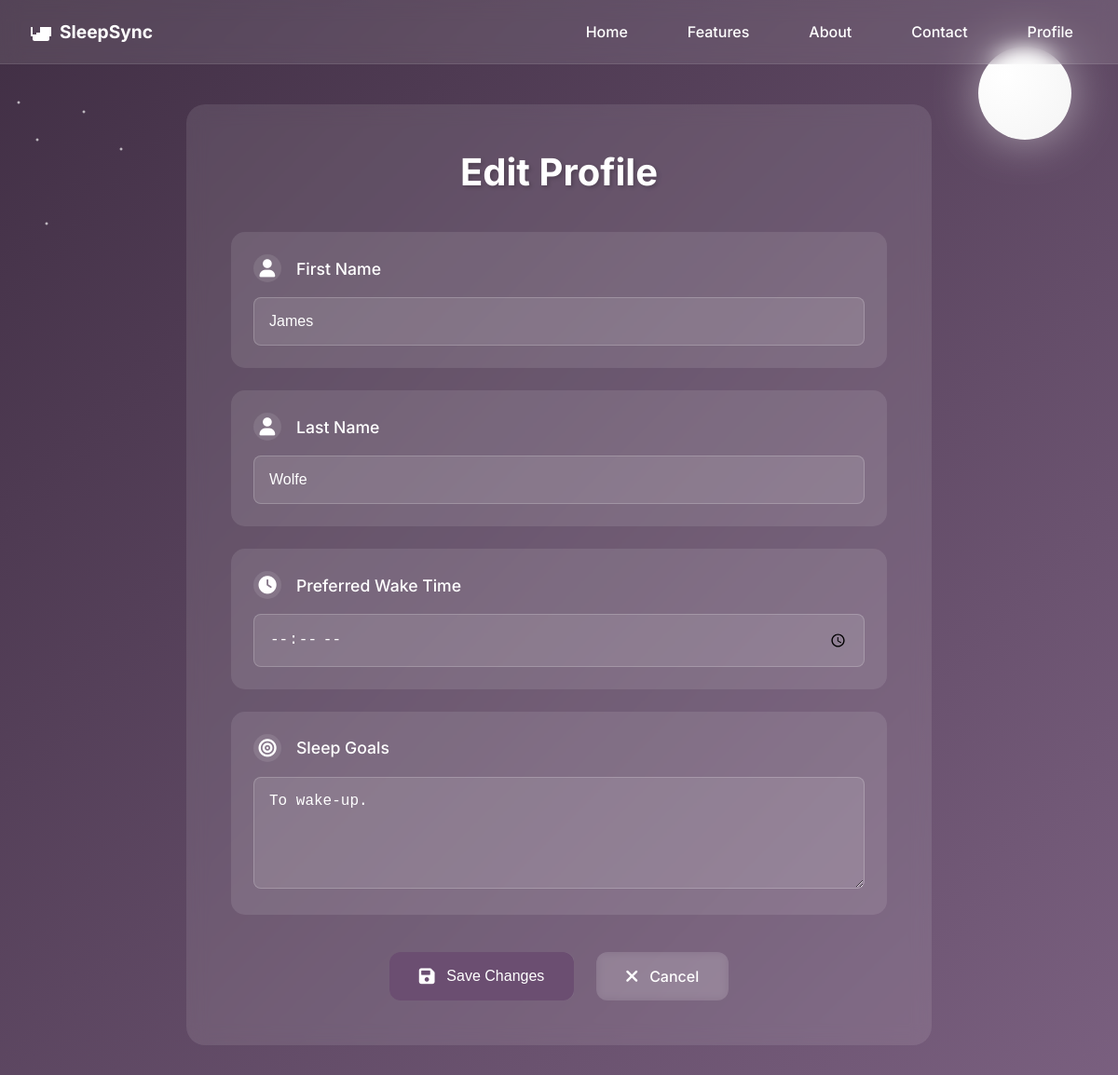
/tracker/edit_profile/ (signed in), run on the app's committed database.
### tracker/models.py (models this page shows, shortened)
class User(AbstractBaseUser):
    userID = models.AutoField(primary_key=True)  # Explicitly define the primary key
    email = models.EmailField(unique=True)
    first_name = models.CharField(max_length=30, blank=True)
    last_name = models.CharField(max_length=30, blank=True)
    name = models.CharField(max_length=100, blank=True)
    preferredWakeTime = models.TimeField(null=True, blank=True)
    wake_time = models.TimeField(null=True, blank=True)
    sleepGoals = models.TextField(blank=True)
    is_active = models.BooleanField(default=True)
    is_staff = models.BooleanField(default=False)
    objects = UserManager()
    USERNAME_FIELD = 'email'
    REQUIRED_FIELDS = ['first_name', 'last_name']

### tracker/views.py (the view)
# urls.py: path('edit_profile/', views.edit_profile, name='edit_profile'),
@login_required
def edit_profile(request):
    user = request.user
    if request.method == 'POST':
        first_name = request.POST.get('firstName')
        last_name = request.POST.get('lastName')
        preferred_wake_time = request.POST.get('preferredWakeTime')
        sleep_goals = request.POST.get('sleepGoals')
        profile_picture = request.FILES.get('profile_picture')
        user.first_name = first_name
        user.last_name = last_name
        user.preferredWakeTime = preferred_wake_time
        user.sleepGoals = sleep_goals
        if profile_picture:
            user.profile_picture = profile_picture
        user.save()
        return redirect('profile')
    else:
        return render(request, 'tracker/edit_profile.html', {'user': user})

### tracker/templates/tracker/edit_profile.html (shortened to what this page needs)
<!DOCTYPE html>
<html lang="en">
<head>
    <link rel="stylesheet" href="https://cdnjs.cloudflare.com/ajax/libs/font-awesome/6.0.0/css/all.min.css">
</head>
<body>
    <nav class="nav-bar">
        <div class="nav-content">
            <a href="{% url 'landing_page' %}" class="nav-logo">
                <svg viewBox="0 0 24 24">
                    <path d="M19 7h-8v8H3V7H1v10h2v3c0 1.1.9 2 2 2h14c1.1 0 2-.9 2-2v-3h2V7h-2zM7 19h10v-6H7v6z"/>
                </svg>
                <span>SleepSync</span>
            </a>
            <div class="nav-links">
                <a href="{% url 'landing_page' %}">Home</a>
                <a href="{% url 'features' %}">Features</a>
                <a href="{% url 'about' %}">About</a>
                <a href="{% url 'contacts' %}">Contact</a>
                <a href="{% url 'profile' %}">Profile</a>
            </div>
        </div>
    </nav>
    <div class="stars"></div>
    <div class="moon"></div>
    <div class="main-content">
        <div class="container">
            <h2>Edit Profile</h2>
            <form method="POST" enctype="multipart/form-data">
                <div class="form-group">
                    <label for="first_name">
                        <i class="fas fa-user"></i>First Name
                    </label>
                    <input type="text" id="first_name" name="firstName" value="{{ user.first_name }}" required>
                </div>
                <div class="form-group">
                    <label for="last_name">
                        <i class="fas fa-user"></i>Last Name
                    </label>
                    <input type="text" id="last_name" name="lastName" value="{{ user.last_name }}" required>
                </div>
                <div class="form-group">
                    <label for="wake_time">
                        <i class="fas fa-clock"></i>Preferred Wake Time
                    </label>
                    <input type="time" id="wake_time" name="preferredWakeTime" value="{{ user.preferredWakeTime }}" required>
                </div>
                <div class="form-group">
                    <label for="sleep_goals">
                        <i class="fas fa-bullseye"></i>Sleep Goals
                    </label>
                    <textarea id="sleep_goals" name="sleepGoals" placeholder="Enter your sleep goals...">{{ user.sleepGoals }}</textarea>
                </div>
                <div class="buttons">
                    <button type="submit" class="btn save-btn">
                        <i class="fas fa-save"></i>Save Changes
                    </button>
                    <a href="{% url 'profile' %}" class="btn">
                        <i class="fas fa-times"></i>Cancel
                    </a>
                </div>
            </form>
        </div>
    </div>
</body>
</html>

### tracker/templates/tracker/edit_profile.html (style rules this page uses)
:root { --primary: #6b4e71; --primary-light: #9b6b9e; --text: #2c1810; --gradient-start: rgba(44, 24, 48, 0.9); --gradient-end: rgba(107, 78, 113, 0.9); }
* { margin: 0; padding: 0; box-sizing: border-box; }
body { font-family: 'Inter', sans-serif; min-height: 100vh; background: linear-gradient(135deg, var(--gradient-start) 0%, var(--gradient-end) 100%), url('/api/placeholder/1920/1080'); background-size: cover; background-position: center; background-repeat: no-repeat; background-attachment: fixed; color: white; padding-top: 80px; }
.nav-bar { position: fixed; top: 0; left: 0; width: 100%; background: rgba(255, 255, 255, 0.1); backdrop-filter: blur(10px); z-index: 1000; padding: 1rem 0; border-bottom: 1px solid rgba(255, 255, 255, 0.1); }
.nav-content { max-width: 1200px; margin: 0 auto; display: flex; justify-content: space-between; align-items: center; padding: 0 2rem; }
.nav-logo { display: flex; align-items: center; gap: 8px; color: white; text-decoration: none; transition: transform 0.3s ease; }
.nav-logo svg { width: 24px; height: 24px; fill: white; }
.nav-logo span { font-weight: bold; font-size: 1.2rem; }
.nav-links { display: flex; gap: 2rem; }
.nav-links a { color: white; text-decoration: none; font-weight: 500; padding: 0.5rem 1rem; border-radius: 8px; transition: all 0.3s ease; display: flex; align-items: center; gap: 0.5rem; }
.stars { position: fixed; width: 100%; height: 100%; pointer-events: none; background: radial-gradient(2px 2px at 20px 30px, white, rgba(0,0,0,0)), radial-gradient(2px 2px at 40px 70px, white, rgba(0,0,0,0)), radial-gradient(2px 2px at 50px 160px, white, rgba(0,0,0,0)), radial-gradient(2px 2px at 90px 40px, white, rgba(0,0,0,0)), radial-gradient(2px 2px at 130px 80px, white, rgba(0,0,0,0)); animation: twinkle 5s infinite; z-index: 0; }
.moon { position: fixed; top: 50px; right: 50px; width: 100px; height: 100px; background: radial-gradient(circle at 30% 30%, #ffffff, #f4f4f4); border-radius: 50%; box-shadow: 0 0 50px rgba(255, 255, 255, 0.5); animation: moonGlow 4s infinite ease-in-out; z-index: 0; }
.main-content { min-height: calc(100vh - 80px); display: flex; align-items: center; justify-content: center; padding: 2rem; position: relative; z-index: 1; }
.container { width: 100%; max-width: 800px; background: rgba(255, 255, 255, 0.1); backdrop-filter: blur(10px); padding: 3rem; border-radius: 20px; animation: fadeIn 1s ease-out; }
h2 { font-size: 2.5rem; color: white; text-align: center; margin-bottom: 2.5rem; text-shadow: 2px 2px 4px rgba(0, 0, 0, 0.2); }
.form-group { background: rgba(255, 255, 255, 0.1); padding: 1.5rem; border-radius: 15px; margin-bottom: 1.5rem; transition: all 0.3s ease; animation: slideIn 0.6s ease-out backwards; }
.form-group:nth-child(2) { animation-delay: 0.2s; }
.form-group:nth-child(3) { animation-delay: 0.4s; }
.form-group:nth-child(4) { animation-delay: 0.6s; }
.form-group label { display: flex; align-items: center; gap: 1rem; color: white; font-weight: 500; margin-bottom: 1rem; font-size: 1.1rem; }
.form-group i { font-size: 1.2rem; width: 30px; height: 30px; display: flex; align-items: center; justify-content: center; background: rgba(255, 255, 255, 0.1); border-radius: 50%; transition: all 0.3s ease; }
.form-group input, .form-group textarea { width: 100%; padding: 1rem; background: rgba(255, 255, 255, 0.1); border: 1px solid rgba(255, 255, 255, 0.2); border-radius: 8px; color: white; font-size: 1rem; transition: all 0.3s ease; }
.form-group textarea { min-height: 120px; resize: vertical; }
.buttons { display: flex; gap: 1.5rem; margin-top: 2.5rem; justify-content: center; }
.btn { display: inline-flex; align-items: center; gap: 0.8rem; padding: 1rem 2rem; color: white; text-decoration: none; border: none; border-radius: 12px; font-size: 1rem; font-weight: 500; cursor: pointer; transition: all 0.3s ease; background: rgba(255, 255, 255, 0.1); backdrop-filter: blur(5px); }
.btn i { font-size: 1.2rem; transition: transform 0.3s ease; }
.save-btn { background: var(--primary); }

### data on the page
User: firstName "James", lastName "Wolfe", sleepGoals "To wake-up."
